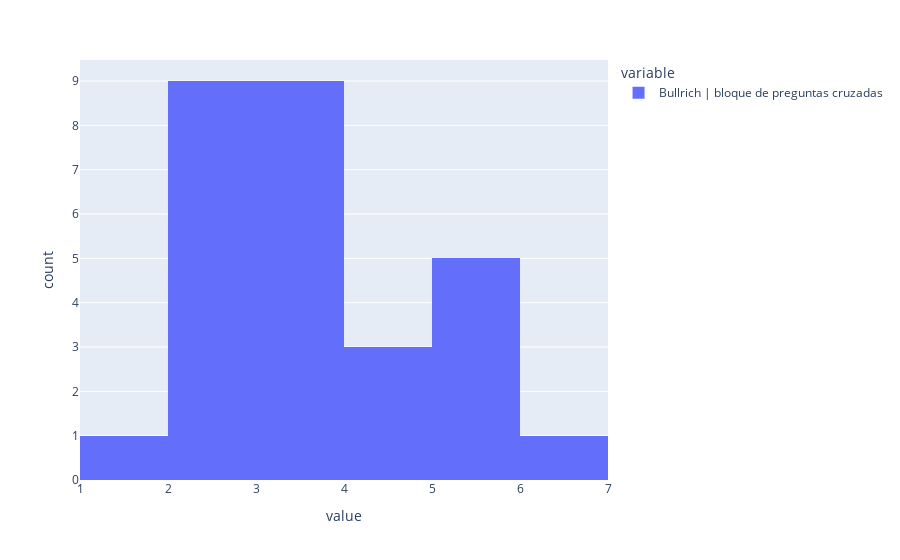

This figure's notebook cell:
### Markdown cell above
### Histograma

### Code cell
# df_candidatos
# mascara = df_candidatos.columns.str.contains(candidato) # boolean mask over columns
# df_candidato = df_candidatos.loc[:, mascara]
# df_candidato#.plot(kind="hist")

df_promedios.set_index("label").plot(kind="hist")

### Figure 1 — Plotly figure (JSON) as saved in the notebook; plotly's stock layout.template omitted (floating-point values rounded to 4 significant figures)
{"data": [{"alignmentgroup": "True", "bingroup": "x", "hovertemplate": "variable=Bullrich | bloque de preguntas cruzadas<br>value=%{x}<br>count=%{y}<extra></extra>", "legendgroup": "Bullrich | bloque de preguntas cruzadas", "marker": {"color": "#636efa", "pattern": {"shape": ""}}, "name": "Bullrich | bloque de preguntas cruzadas", "offsetgroup": "Bullrich | bloque de preguntas cruzadas", "orientation": "v", "showlegend": true, "type": "histogram", "x": [5.61, 5.2, 5.7, 4.13, 5.89, 4.28, 6.35, 3.85, 3.2, 5.54, 3.6, 4.16, 3.3, 3.26, 3.42, 3.13, 2.55, 2.6, 2.74, 3.2, 2.43, 2.42, 3.24, 2.31, 2.16, 2.17, 2.1, 1.47], "xaxis": "x", "yaxis": "y"}], "layout": {"barmode": "relative", "legend": {"title": {"text": "variable"}, "tracegroupgap": 0}, "margin": {"t": 60}, "xaxis": {"anchor": "y", "domain": [0, 1], "title": {"text": "value"}}, "yaxis": {"anchor": "x", "domain": [0, 1], "title": {"text": "count"}}}}
